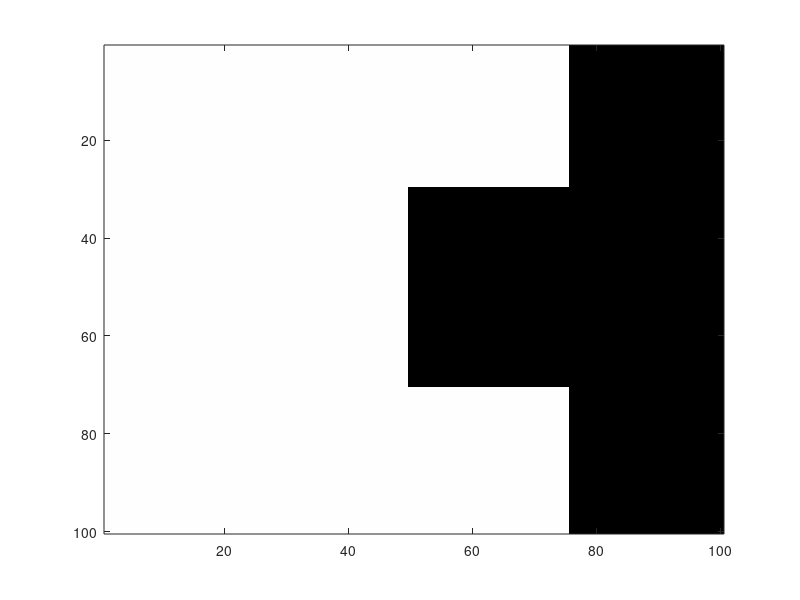

Source code (MATLAB): (Note: this script raises an error after producing the figure.)
%27/5/2013
% Mo phong khuech tan tang cuong thich nghi
%
%CEDIF_DEMO.m
%
clc
clf
fig = 1;
figure(fig)
colormap(gray(256))
b = zeros(100,100);
b(:,1:75) = 255;
b(30:70,50:100) = 0;
image(b);
%Tac dong nhieu Gauss = 25%
%Ap dung bo loc khuech tan tang cuong thich nghi
y = cedif(noise(b,'ag','25%'),5,1,3,10,.24,150,10,'struc', 'grad', 'dfstep',10);
disp(' ')
disp('Press any key to continue...')
pause

im1_path = which('dif_im1.jpg');%load anh
im1 = imread(im1_path); %doc anh dua vao
%Tac dong nhieu Gauss 50%
%Ap dung bo loc khuech tan tang cuong thich nghi cho anh nhieu
y = cedif(noise(im1,'ag','50%'),1.5,4,1,10,.24,50,1,1,'dfstep',25,'imscale', 'grad', 'struc');

